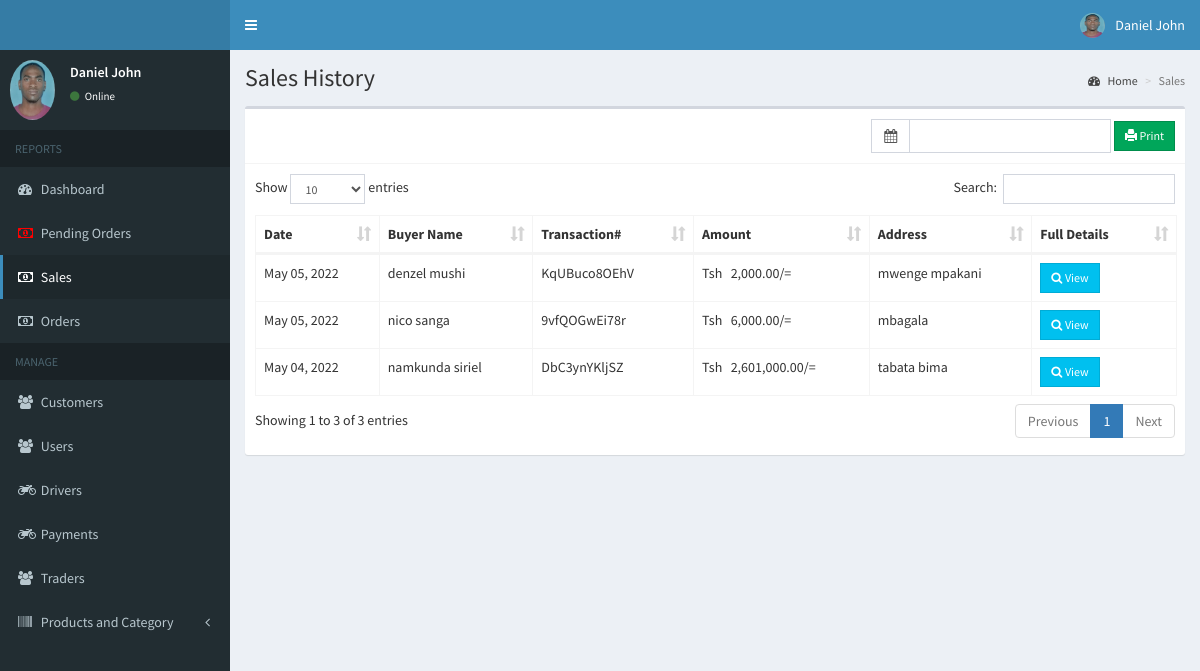
The page /admin/sales.php (signed in) on the database its author committed.
### tables this page shows
CREATE TABLE IF NOT EXISTS `users` (
  `id` int(11) NOT NULL AUTO_INCREMENT,
  `email` varchar(200) DEFAULT NULL,
  `password` varchar(60) DEFAULT NULL,
  `type` int(1) DEFAULT NULL,
  `firstname` varchar(50) DEFAULT NULL,
  `lastname` varchar(50) DEFAULT NULL,
  `address` text,
  `contact_info` varchar(100) DEFAULT NULL,
  `photo` varchar(200) DEFAULT NULL,
  `status` int(1) DEFAULT NULL,
  `activate_code` varchar(15) DEFAULT NULL,
  `reset_code` varchar(15) DEFAULT NULL,
  `created_on` date NOT NULL,
  PRIMARY KEY (`id`)
);

CREATE TABLE IF NOT EXISTS `sales` (
  `id` int(11) NOT NULL AUTO_INCREMENT,
  `user_id` int(11) NOT NULL,
  `pay_id` varchar(50) DEFAULT NULL,
  `delivery_status` varchar(15) DEFAULT NULL,
  `sales_date` date NOT NULL,
  PRIMARY KEY (`id`)
);

### admin/includes/session.php (called while the page is built, shortened)
<?php
	include '../includes/conn.php';
	$conn = $pdo->open();
	$stmt = $conn->prepare("SELECT * FROM users WHERE id=:id");
	$stmt->execute(['id'=>$_SESSION['admin']]);
	$admin = $stmt->fetch();
?>

### admin/sales.php (the view, shortened to what this page needs)
<?php include 'includes/session.php'; ?>
<?php include 'includes/header.php'; ?>
<body class="hold-transition skin-blue sidebar-mini">
<div class="wrapper">
  <?php include 'includes/navbar.php'; ?>
  <?php include 'includes/menubar.php'; ?>
  <div class="content-wrapper">
    <section class="content-header">
      <h1>
        Sales History
      </h1>
      <ol class="breadcrumb">
        <li><a href="#"><i class="fa fa-dashboard"></i> Home</a></li>
        <li class="active">Sales</li>
      </ol>
    </section>
    <section class="content">
      <div class="row">
        <div class="col-xs-12">
          <div class="box">
            <div class="box-header with-border">
              <div class="pull-right">
                <form method="POST" class="form-inline" action="sales_print.php">
                  <div class="input-group">
                    <div class="input-group-addon">
                      <i class="fa fa-calendar"></i>
                    </div>
                    <input type="text" class="form-control pull-right col-sm-8" id="reservation" name="date_range">
                  </div>
                  <button type="submit" class="btn btn-success btn-sm btn-flat" name="print"><span class="glyphicon glyphicon-print"></span> Print</button>
                </form>
              </div>
            </div>
            <div class="box-body">
              <table id="example1" class="table table-bordered">
                <thead>
                  <th>Date</th>
                  <th>Buyer Name</th>
                  <th>Transaction#</th>
                  <th>Amount</th>
                  <th>Address</th>
                  <th>Full Details</th>
                </thead>
                <tbody>
                  <?php
                    $conn = $pdo->open();
                    try{
                      $stmt = $conn->prepare("SELECT *, sales.id AS salesid FROM sales LEFT JOIN users ON users.id=sales.user_id ORDER BY sales_date DESC");
                      $stmt->execute();
                      foreach($stmt as $row){
                        $stmt = $conn->prepare("SELECT * FROM details LEFT JOIN products ON products.id=details.product_id WHERE details.sales_id=:id");
                        $stmt->execute(['id'=>$row['salesid']]);
                        $total = 0;
                        foreach($stmt as $details){
                          $subtotal = $details['price']*$details['quantity'];
                          $total += $subtotal;
                        }
                        echo "
                          <tr>
                            <td class='hidden'></td>
                            <td>".date('M d, Y', strtotime($row['sales_date']))."</td>
                            <td>".$row['firstname'].' '.$row['lastname']."</td>
                            <td>".$row['pay_id']."</td>
                            <td>Tsh &nbsp; ".number_format($total, 2)."/=</td>
                            <td>".$row['address']."</td>
                            <td><button type='button' class='btn btn-info btn-sm btn-flat transact' data-id='".$row['salesid']."'><i class='fa fa-search'></i> View</button></td>
                            </tr>
                        ";
                      }
                    }
                    catch(PDOException $e){
                      echo $e->getMessage();
                    }
                  ?>
                </tbody>
              </table>
            </div>
          </div>
        </div>
      </div>
    </section>
  </div>
</div>
</body>
</html>

### admin/includes/navbar.php (shortened to what this page needs)
<header class="main-header">
  <a href="#" class="logo">
  </a>
  <nav class="navbar navbar-static-top">
    <a href="#" class="sidebar-toggle" data-toggle="push-menu" role="button">
    </a>
    <div class="navbar-custom-menu">
      <ul class="nav navbar-nav">
        <li class="dropdown user user-menu">
          <a href="#" class="dropdown-toggle" data-toggle="dropdown">
            <img src="<?php echo (!empty($admin['photo'])) ? '../images/'.$admin['photo'] : '../images/profile.jpg'; ?>" class="user-image" alt="User Image">
            <span class="hidden-xs"><?php echo $admin['firstname'].' '.$admin['lastname']; ?></span>
          </a>
        </li>
      </ul>
    </div>
  </nav>
</header>

### admin/includes/menubar.php (shortened to what this page needs)
<aside class="main-sidebar">
  <section class="sidebar">
    <div class="user-panel">
      <div class="pull-left image">
        <img src="<?php echo (!empty($admin['photo'])) ? '../images/'.$admin['photo'] : '../images/profile.jpg'; ?>" class="img-circle" alt="User Image">
      </div>
      <div class="pull-left info">
        <p><?php echo $admin['firstname'].' '.$admin['lastname']; ?></p>
        <a><i class="fa fa-circle text-success"></i> Online</a>
      </div>
    </div>
    <ul class="sidebar-menu" data-widget="tree">
      <li class="header">REPORTS</li>
      <li><a href="home.php"><i class="fa fa-dashboard"></i> <span>Dashboard</span></a></li>
      <li><a href="sales3.php">
      <?php
                    $conn = $pdo->open();
                      $stmt = $conn->prepare("SELECT *, sales.id AS salesid FROM sales LEFT JOIN users ON users.id=sales.user_id ORDER BY salesid DESC");
                      $stmt->execute();
                        while($row=$stmt->fetch()):
                          $stat1='Pending';
                          $stat=$row['delivery_status'];
                          if( $stat== $stat1){
      ?>
      <i class='fa fa-money blink_text'></i>
      <?php }
      else{
        ?><i class='fa fa-money'></i>  <?php
      ;}
       break;
      ?><?php endwhile; ?>
      <span>Pending Orders</span></a></li>
      <li><a href="sales.php"><i class="fa fa-money"></i> <span>Sales</span></a></li>
      <li><a href="sales2.php"><i class="fa fa-money"></i> <span>Orders</span></a></li>
      <li class="header">MANAGE</li>
      <li><a href="users.php"><i class="fa fa-users"></i> <span>Customers</span></a></li>
      <li><a href="users1.php"><i class="fa fa-users"></i> <span>Users</span></a></li>
      <li><a href="drivers.php"><i class="fa fa-motorcycle"></i> <span>Drivers</span></a></li>
      <li><a href="payment.php"><i class="fa fa-motorcycle"></i> <span>Payments</span></a></li>
      <li><a href="trader.php"><i class="fa fa-users"></i> <span>Traders</span></a></li>
      <li class="treeview">
        <a href="#">
          <i class="fa fa-barcode"></i>
          <span>Products and Category</span>
          <span class="pull-right-container">
            <i class="fa fa-angle-left pull-right"></i>
          </span>
        </a>
      </li>
    </ul>
  </section>
</aside>

### admin/includes/menubar.php (style rules this page uses)
.blink_text { animation:1s blinker linear infinite; -webkit-animation:1s blinker linear infinite; -moz-animation:1s blinker linear infinite; color: red; }

### rows shown on the page
users: photo (picture), firstname "Daniel", lastname "John"
sales: delivery_status "Pending" (drawn), sales_date "May 05, 2022", user.firstname "nico", user.lastname "sanga", pay "9vfQOGwEi78r", total "6,000.00", user.address "mbagala"
sales: sales_date "May 05, 2022", user.firstname "denzel", user.lastname "mushi", pay "KqUBuco8OEhV", total "2,000.00", user.address "mwenge mpakani"
sales: sales_date "May 04, 2022", user.firstname "namkunda", user.lastname "siriel", pay "DbC3ynYKljSZ", total "2,601,000.00", user.address "tabata bima"
